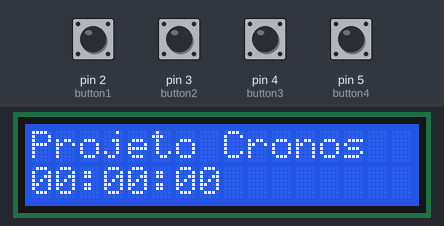
This sketch was run on a simulated Arduino Uno, built with avr-gcc and run on an emulated ATmega328P. Parts: 16×2 character LCD. The inputs (shaded band) are chosen by the test bench; at power-on: pin 2 (button1), pin 3 (button2), pin 4 (button3), pin 5 (button4) HIGH.

Above: at 1.2 s.
1.3 s: pin 5 (button4) pulled LOW for 1 s
3.8 s: pin 2 (button1) pulled LOW for 0.2 s
At 5.1 s:
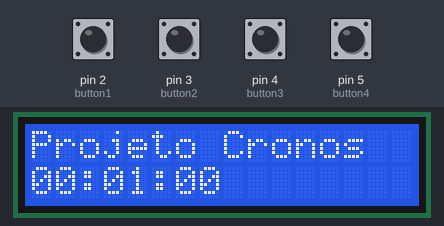
5.5 s: pin 4 (button3) pulled LOW for 0.2 s
At 6.1 s:
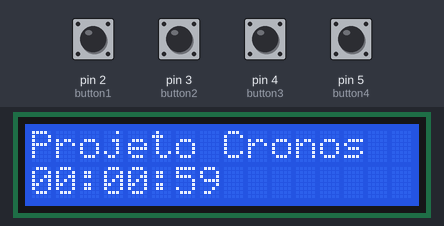
8.1 s: pin 3 (button2) pulled LOW for 1 s
At 10.3 s:
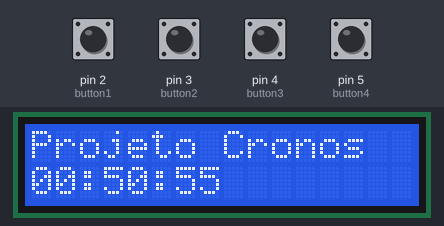
10.6 s: pin 2 (button1) pulled LOW for 1 s
At 12.1 s:
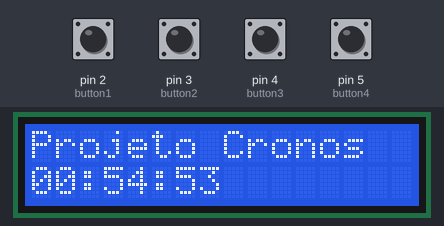
13.1 s: pin 3 (button2) pulled LOW for 0.2 s
At 14.1 s:
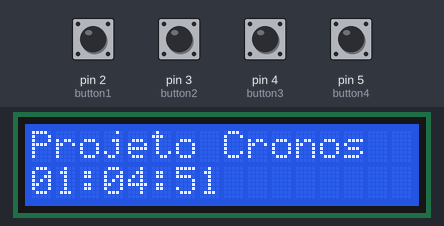
Timing chart, 0 to 16.1 s (numbered marks = the images above; inputs shaded):
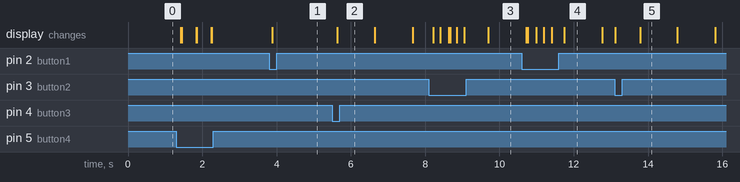

Measured:
- after the input at 3.8 s, the display: changes after 0.08 s (image 1)
- after the input at 5.5 s, the display: changes after 0.14 s (image 2)
- what the display in image 4 shows lasts 1.1 s, from 11.7 s to 12.8 s

The sketch:

ProjetoCronos.ino
```cpp
//Inclui as Bilbiotecas usadas para o uso do Display LCD
#include <LiquidCrystal_I2C.h>
#include <Wire.h>

#define col 16 // Define o numero de colunas do LCD usado
#define lin 2 // Define o numero de linhas do LCD usado
#define ende 0x3F // Define o endereço do display LCD (pode varia de acordo com a fabricante do display)

// Declaração das variáveis usadas no código
int s = 0; // Variável usada para contagem de segundos
int count = 0; // Variavel usada para ativar ou desativar o timer

int button1 = 2; // Define o pino para o botão 1
int button2 = 3; // Define o pino para o botão 2
int button3 = 4; // Define o pino para o botão 3
int button4 = 5; // Define o pino para o botão 4

int hora, resto, minutos, segundos; // Define as variáveis de tempo

unsigned long int tempoAnterior1, tempoAnterior2, tempoAnterior3, tempoAnterior4, tempoAnteriorCont; // Cria as variáveis que serão usadas para contar o tempo de ativação dos botões

LiquidCrystal_I2C lcd_1(ende, col, lin); // Cria a variável do LCD

void setup()
{

  lcd_1.init(); // Inicia o LCD
  lcd_1.clear(); // Limpa o LCD
  lcd_1.backlight(); //Ativa a luz de fundo do LCD


  pinMode(button1, INPUT_PULLUP); // button1 adiciona 1 min
  pinMode(button2, INPUT_PULLUP); // button2 adiciona 10 min
  pinMode(button3, INPUT_PULLUP); // button3 ativa play/pause do timer
  pinMode(button4, INPUT_PULLUP); // button4 reseta o timer

}
void timer(int tempo){ // Função para transformar os segundos (s) no formato hora:minutos:segundos

  hora = tempo / 3600;
  resto = tempo % 3600;
  minutos = resto / 60;
  segundos = resto % 60;

}

void tela(){ // Função que vai mostrar na tela do LCD o timer no formato 00:00:00

  // Se o tempo em horas for menor que 10 vai printar o número 0 e o numero em seguida
  if (hora < 10){
    lcd_1.print(0);
    lcd_1.print(hora);
  }else{
    lcd_1.print(hora);
  }
  lcd_1.print(":");
  if (minutos < 10){
    lcd_1.print(0);
    lcd_1.print(minutos);
  }else{
    lcd_1.print(minutos);
  }
  lcd_1.print(":");
  if(segundos < 10){
    lcd_1.print(0);
    lcd_1.print(segundos);
  }else{
    lcd_1.print(segundos);
  }

}


void loop()
{
  lcd_1.setCursor(0, 0); // Aponta o "ponteiro de escrita" do LCD na COLUNA 0 LINHA 0
  lcd_1.print("Projeto Cronos"); // Escreve "Projeto Cronos" no local onde está o ponteiro
  lcd_1.setCursor(0, 1); // Aponmta o "ponteiro de escrita" do LCD na COLUNA 0 LINHA 1

  // A função millis() é um contador de tempo em milisegundos que inicia assim que o arduino é ligado
  if (millis() - tempoAnterior1 >= 200){ //Só vai entrar nessa condição se o tempo atual (millis()) menos a ultima marcação de tempo (tempoAnterior) for maior que 200 milisegundos
    tempoAnterior1 = millis(); // Cria uma marcação de tempo
    if (digitalRead(button1) == LOW){ // Quando o botão for pressionado vai interromper a eletricidade e entrará nessa condição
      s += 60; // Adiciona 60 segundos (1 minuto)
    }
  }
  if (millis() - tempoAnterior2 >= 200){
    tempoAnterior2 = millis();
    if (digitalRead(button2) == LOW){
      s += 10*60; // Adiciona 600 segundos (10 minutos)
    }
  }
  if (millis() - tempoAnterior3 >= 150){ // Vai trocar o valor da variavel count ao ser pressionado
    tempoAnterior3 = millis();
    if (digitalRead(button3) == LOW){
      if (count == 0){
        count = 1;
      }else{
        count = 0;
      }
    }
  }
  if (millis() - tempoAnterior4 >= 200){
    tempoAnterior4 = millis();
    if (digitalRead(button4) == LOW){ // Faz o tempo ir para 00 e transforma a Variável count em 0 (pausando o timer)
      s = 0;
      count = 0;
      lcd_1.clear(); // Limpar o LCD
    }
  }

  if (count == 1){ // Caso a variavel count seja 1...
    if (s > 0){
      if (millis() - tempoAnteriorCont >= 1000){ // VAi entrar nessa condição a cada 1000 milisegundos (1 segundo)...
        tempoAnteriorCont = millis();
        s--; // E diminuirá nossa variável de tempo (s) em 1
        if (s == 0){
          count = 0; // Ao chegar em 0 vai desativar o contador
        }
      }
    }
  }

  timer(s); //Chama a função timer()
  tela(); // Chama a função tela()


}
```
